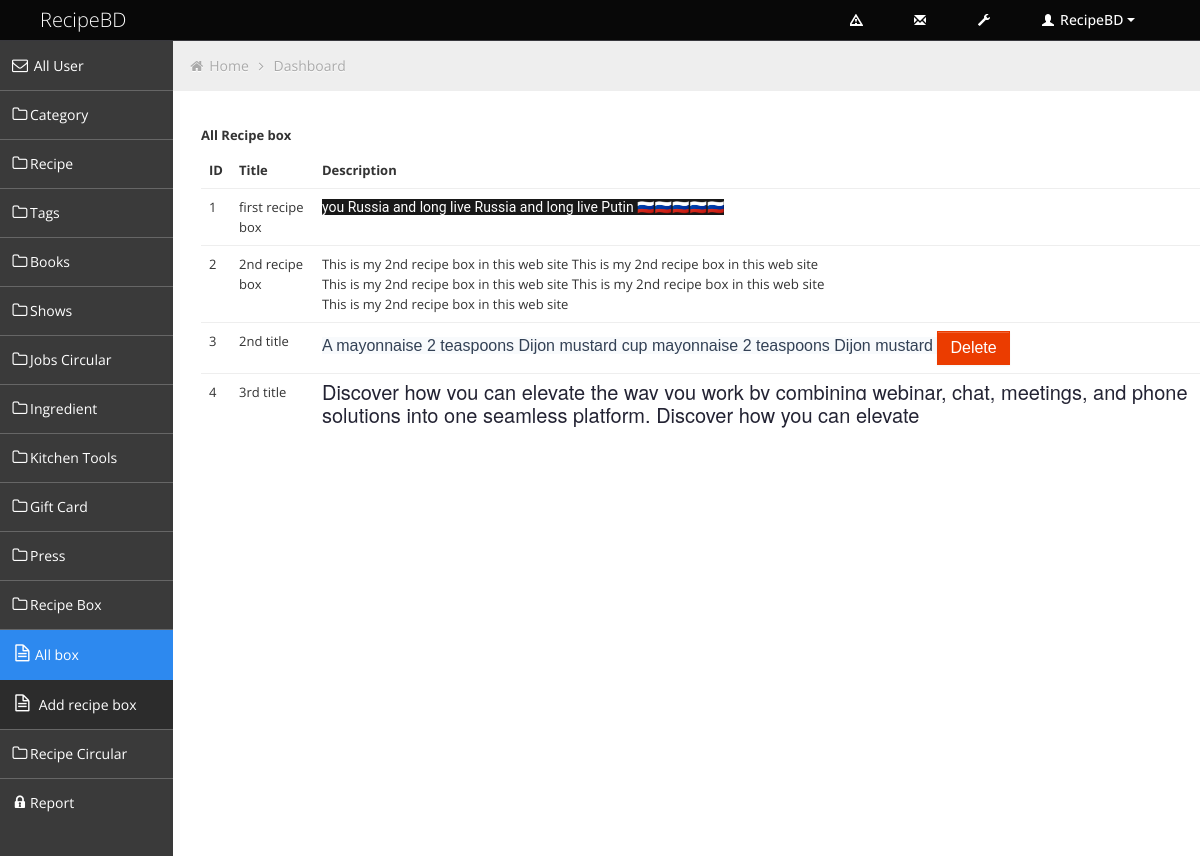
The app's page /admin/all-recipe-box.php with its own data.
### tables this page shows
CREATE TABLE `recipe_box` (
  `id` int(11) NOT NULL,
  `title` varchar(110) NOT NULL,
  `description` varchar(500) NOT NULL,
  `image_1` varchar(560) NOT NULL,
  `image_2` varchar(555) NOT NULL,
  `image_3` varchar(555) NOT NULL,
  `image_4` varchar(555) NOT NULL,
  `status` varchar(100) NOT NULL DEFAULT '1',
  `date` int(11) NOT NULL
);

### admin/all-recipe-box.php (the view, shortened to what this page needs)
<?php include('header.php') ?>
	<div class="container-fluid-full">
	<div class="row-fluid">
<?php include('sidebar.php'); ?>
			<div id="content" class="span10">
			<ul class="breadcrumb">
				<li>
					<i class="icon-home"></i>
					<a href="index.html">Home</a>
					<i class="icon-angle-right"></i>
				</li>
				<li><a href="#">Dashboard</a></li>
			</ul>
           <?php include 'db.php' ?>
           <div class="container my-5">
<h5 class="py-3">All Recipe box</h5>
<div class="container">
    <table class="table bg-white " style="font-size: 13px;">
    <thead class="bg-white">
        <tr>
            <th scope="col">ID </th>
            <th scope="col">Title </th>
            <th scope="col">Description </th>
        </tr>
    </thead>
    <tbody class="text-secondary bg-light">
        <?php
        $recipe_query ="SELECT * FROM recipe_box";
        $run_recipe_query =mysqli_query($conn,$recipe_query);
       while($all_recipe = mysqli_fetch_assoc($run_recipe_query))
       {?>
    <tr>
        <td><?php echo $all_recipe['id'] ?></td>
        <td><?php echo $all_recipe['title'] ?></td>
        <td><?php echo $all_recipe['description'] ?></td>
        <td>
          <a href="delete_recipe.php?id=<?php echo $all_recipe['id'];?>" class=' btn btn-danger'>Delete</a></td>
    </tr>
     <?php   } ?>
    </tbody>
</table>
</div>
</div>
			</div>
	</div>
	</div>
<?php include('footer.php'); ?>

### admin/css/style.css (style rules this page uses)
body { background: #F5F5F5; color: #333; border: none; font-family: 'Open Sans', sans-serif; font-weight: 400; }
h5 { font-size: 13px; line-height: 13px; }
#content { background: #ffffff; filter: none; min-height: 100%; padding: 20px 20px; position: relative; }
.breadcrumb { margin: -28px -28px 28px -28px; line-height: 34px; background: #eee; border: 0px; color: #aaa; -webkit-box-shadow: none; -moz-box-shadow: none; box-shadow: none; -webkit-border-radius: 0px; -moz-border-radius: 0px; border-radius: 0px; }
.breadcrumb a { color: #aaa; text-shadow: 0px 1px 1px #fff; }
.btn { display: inline-block; padding: 6px 12px; margin-bottom: 0; font-size: 14px; font-weight: 500; line-height: 20px; text-align: center; white-space: nowrap; vertical-align: middle; cursor: pointer; border: 1px solid #a7a9aa; -webkit-border-radius: 0px !important; border-radius: 0px !important; }
.btn { color: #ffffff; background-color: #a7a9aa; border-color: #a7a9aa; background-image: none; filter: none; text-shadow: none; }
.btn-danger { background-color: #EB3C00; border-color: #EB3C00; }
.table th, .table td { border-top: 1px solid #eee; }

### admin/css/style-responsive.css (style rules this page uses)
@media (min-width: 1200px) { .container-fluid-full { overflow: hidden; position: relative; height: 100%; } }
@media (min-width: 1200px) { #content { width: 85.578%; padding: 28px; margin: 0px 0px; margin-left: 14.422% !important; } }

### admin/css/halflings.css (style rules this page uses)
html, html .halflings { -webkit-font-smoothing: antialiased !important; }

### records on screen
recipe_box: id "1", title "first recipe box", description "you Russia and long live Russia and long live Putin 🇷🇺🇷🇺🇷🇺🇷🇺🇷🇺"
recipe_box: id "2", title "2nd recipe box", description "This is my 2nd recipe box in this web site This is my 2nd recipe box in this web site This is my 2nd recipe box in this web site This is my 2nd recipe box in this web site This is my 2nd recipe box in this web site"
recipe_box: id "3", title "2nd title", description "A mayonnaise 2 teaspoons Dijon mustard cup mayonnaise 2 teaspoons Dijon mustard"
recipe_box: id "4", title "3rd title", description "Discover how you can elevate the way you work by combining webinar, chat, meetings, and phone solutions into one seamless platform. Discover how you can elevate"
